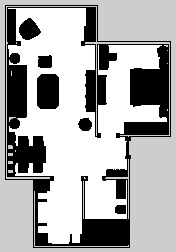
#> input picture src/preprocessing/test_map.png, 176 x 252 px, found by its file name
$ python voronoi.py
#> lines starting #> are read from the running program, lines starting #| are printed output that depends on the picture; after the words box and inside, x2 and y2 are one past the last pixel; in counts of white or black regions, pixels touching at a corner belong together
"""
Based on the code from:
https://github.com/aislabunimi/ROSE2/blob/main/src/util/voronoi.py

"""


import math
import sys
from pathlib import Path

import cv2
import matplotlib.colors
import matplotlib.pyplot as plt
import networkx as nx
from skan.csr import skeleton_to_csgraph
from skimage import img_as_bool
from skimage.morphology import skeletonize
from skimage.util import invert


# [137 lines left out: functions remove_2_neighbors, remove_1_neighbors, remove_2_neighbors_one_cycle, remove_1_neighbors_one_cycle, remove_1_and_2_neighbors, setup_plot and 3 more, not called in this run]


def evaluate_distance(node1, node2):
    distance = math.sqrt((node1[0] - node2[0]) ** 2 + (node1[1] - node2[1]) ** 2)
    return distance


# [146 lines left out: functions remove_close_nodes, exist_path, compute_lines_direction, compute_intersections, compute_most_distant, remove_close_nodes_1_neighbors and 3 more, not called in this run]


def compute_voronoi_graph(
    map_path: str | Path,
    blur_radius: int,
    min_node_distance: float,
    plot_graph: bool = False,
    name: str = "",
    filepath: str = "",
) -> tuple[nx.Graph, list[tuple]]:
    # --------------------------INITIALIZATION----------------------------------

    # load map
#> called with map_path = 'src/preprocessing/test_map.png', blur_radius = 20, min_node_distance = 20, plot_graph = True, name = 'test', filepath = ''
    copy = cv2.imread(str(map_path))
#> copy is the input picture: shape (252, 176, 3); min 0, max 255, mean 170.3
    im = copy.copy()

    im = cv2.blur(im, (blur_radius, blur_radius))
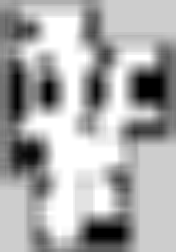
#> im: shape (252, 176, 3); min 0, max 255, mean 169.9
    im = cv2.cvtColor(im, cv2.COLOR_BGR2GRAY)
#> im: shape (252, 176)
    im = cv2.threshold(im, 230, 255, cv2.THRESH_BINARY)[1]
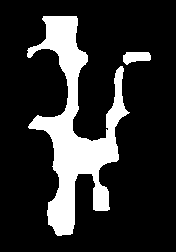
#> im: shape (252, 176); 18.1% white; 2 white regions, box (x1, y1, x2, y2) and area: (27, 16, 130, 236) 7742, (123, 52, 151, 65) 265
    im = cv2.bitwise_not(im)

    initial_map = img_as_bool(im)

    # Invert image
    input_skeleton = invert(initial_map)

    # ------------------------------SKELETON-----------------------------------

    skeleton = skeletonize(input_skeleton)
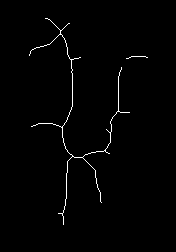
#> skeleton: shape (252, 176) bool; 1.1% white in thin lines or dots, all inside (x1, y1, x2, y2) = (29, 18, 148, 225)
#> (the run stopped early here; a loop or call above may not have finished)
